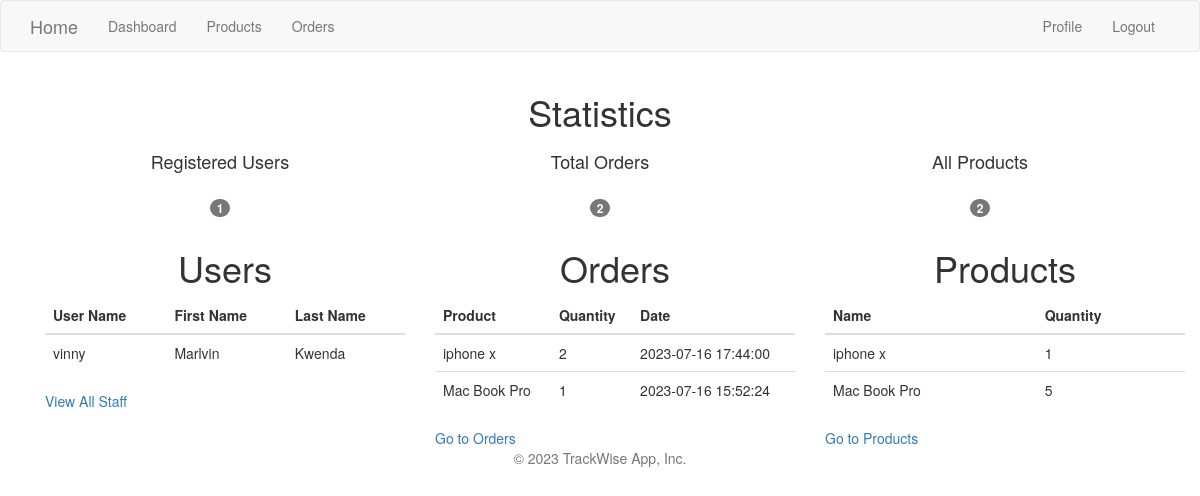
Screenshot of /dash (signed in) with the database file from the repository.
### app/models.py (models this page shows, shortened)
class User(UserMixin, db.Model):
    __tablename__ = "user"
    id = db.Column(db.Integer, primary_key=True)
    first_name = db.Column(db.String(64), index=True)
    last_name = db.Column(db.String(64), index=True)
    username = db.Column(db.String(64), index=True, unique=True)
    email = db.Column(db.String(120), index=True, unique=True)
    password_hash = db.Column(db.String(128))

class Order(db.Model):
    id = db.Column(db.Integer, primary_key=True)
    product = db.Column(db.String, nullable=True)
    created_by = db.Column(db.String, nullable=True)
    order_quantity = db.Column(db.Integer, nullable=True)
    date_created = db.Column(db.DateTime, nullable=False, default=datetime.utcnow)

class Product(db.Model):
    id = db.Column(db.Integer, primary_key=True)
    product_id = db.Column(db.String(20), nullable=True)
    name = db.Column(db.String(100), nullable=True)
    category = db.Column(db.String(20), nullable=True)
    quantity = db.Column(db.Integer, nullable=True)
    description = db.Column(db.String(200), nullable=True)
    date_created = db.Column(db.DateTime, nullable=True, default=datetime.utcnow())

### app/main/routes.py (the view)
@bp.route('/dash', methods=['GET', 'POST'])
@login_required
def dash():
    reg_users = User.query.count()
    all_orders = Order.query.count()
    all_products = Product.query.count()
    order_users = Order.query.all()
    users = User.query.limit(2).all()
    orders_adm = Order.query.limit(2).all()
    products = Product.query.limit(2).all()
    context = {
        "count_users": reg_users,
        "count_orders": all_orders,
        "count_products": all_products,
        "orders": order_users,
        "users": users,
        "products": products,
        "orders_adm": orders_adm
    }
    return render_template('dash.html' ,title='Dashboard', context=context)

### app/models.py (called while the page is built)
@login.user_loader
def load_user(id):
    return User.query.get(int(id))

### app/templates/dash.html (shortened to what this page needs)
{% extends 'base.html' %}
{% block app_content %}
{% if current_user.is_authenticated %}
<div class="container-fluid my-4">
    <div class="row align-items-start">
        <div class="col-md-12">
            <div class="card">
                <div class="card-header">
                    <h1 class="text-center">Statistics</h1>
                </div>
                <div class="card-body">
                    <div class="row">
                        <div class="col-md-4">
                            <div class="card text-center p-3">
                                <h4>Registered Users</h4>
                                <h3><span class="badge bg-primary rounded-pill">{{ context.count_users }}</span></h3>
                            </div>
                        </div>
                        <div class="col-md-4">
                            <div class="card text-center p-3">
                                <h4>Total Orders</h4>
                                <h3><span class="badge bg-primary rounded-pill">{{ context.count_orders }}</span></h3>
                            </div>
                        </div>
                        <div class="col-md-4">
                            <div class="card text-center p-3">
                                <h4>All Products </h4>
                                <h3><span class="badge bg-primary rounded-pill">{{ context.count_products }}</span></h3>
                            </div>
                        </div>
                    </div>
                </div>
            </div>
        </div>
    </div>
</div>
<div class="container my-4">
    <div class="row align-items-start">
        <div class="col-md-4">
            <div class="card">
                <div class="card-header">
                    <h1 class="text-center">Users</h1>
                </div>
                <div class="card-body">
                    <table class="table">
                        <thead class="table-light">
                            <tr>
                                <th scope="col">User Name</th>
                                <th scope="col">First Name</th>
                                <th scope="col">Last Name</th>
                            </tr>
                        </thead>
                        <tbody>
                            {% for user in context.users %}
                            <tr>
                                <td>{{ user.username }}</td>
                                <td>{{ user.first_name }}</td>
                                <td>{{ user.last_name }}</td>
                            </tr>
                            {% endfor %}
                        </tbody>
                    </table>
                    <a class="nav-link text-primary active" aria-current="page" href="{{url_for('main.users', username=current_user.username) }}">View All
                        Staff</a>
                </div>
            </div>
        </div>
        <div class="col-md-4">
            <div class="card">
                <div class="card-header">
                    <h1 class="text-center">Orders</h1>
                </div>
                <div class="card-body">
                    <table class="table">
                        <thead class="table-light">
                            <tr>
                                <th scope="col">Product</th>
                                <th scope="col">Quantity</th>
                                <th scope="col">Date</th>
                            </tr>
                        </thead>
                        <tbody>
                            {% for order in context.orders_adm %}
                            <tr>
                                <td>{{ order.product }}</td>
                                <td>{{ order.order_quantity }}</td>
                                <td>{{ order.date_created }}</td>
                            </tr>
                            {% endfor %}
                        </tbody>
                    </table>
                    <a class="nav-link text-primary active" aria-current="page" href="{{ url_for('main.orders', username=current_user.username) }}">Go to
                        Orders</a>
                </div>
            </div>
        </div>
        <div class="col-md-4">
            <div class="card">
                <div class="card-header">
                    <h1 class="text-center">Products</h1>
                </div>
                <div class="card-body">
                    <table class="table">
                        <thead class="table-light">
                            <tr>
                                <th scope="col">Name</th>
                                <th scope="col">Quantity</th>
                            </tr>
                        </thead>
                        <tbody>
                            {% for product in context.products %}
                            <tr>
                                <td>{{ product.name }}</td>
                                <td>{{ product.quantity }}</td>
                            </tr>
                            {% endfor %}
                        </tbody>
                    </table>
                    <a class="nav-link text-primary active" aria-current="page" href="{{ url_for('main.products') }}">Go to
                        Products</a>
                </div>
            </div>
        </div>
    </div>
</div>
</div>
{% endif%}
{% endblock %}

### app/static/css/styles.css (style rules this page uses)
:root { scroll-behavior: smooth; }
body { font-family: "Open Sans", sans-serif; color: #444444; }
a { color: #4154f1; text-decoration: none; }
h1, h2, h3, h4, h5, h6 { font-family: "Nunito", sans-serif; }

### rows the page displays
User: username "vinny", first_name "Marlvin", last_name "Kwenda"
Order: product "iphone x", order_quantity "2", date_created "2023-07-16 17:44:00"
Order: product "Mac Book Pro", order_quantity "1", date_created "2023-07-16 15:52:24"
Product: name "iphone x", quantity "1"
Product: name "Mac Book Pro", quantity "5"

### other values shown
{{ context.count_users }} "1"
{{ context.count_orders }} "2"
{{ context.count_products }} "2"
